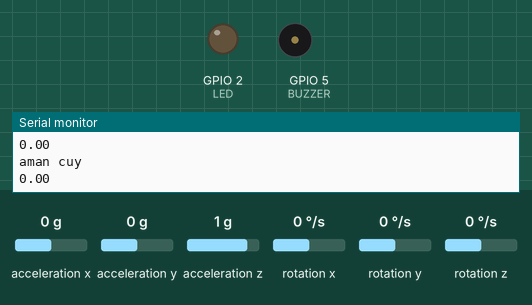
Bench run of a sketch on a simulated ESP32. On the bench: output pins drawn as LEDs (lit = HIGH), buzzer (waves = sounding), the last lines printed to the serial monitor. Inputs (shaded band) come from the test bench; at power-on: acceleration x 0 g, acceleration y 0 g, acceleration z 1 g, rotation x 0 °/s, rotation y 0 °/s, rotation z 0 °/s. WiFi joins after 1.5 s; servers stay silent unless stated; pins used as bus, display or sensor lines are not drawn.

Above: at 6.2 s.
6.3 s: acceleration x set to -0.3 g
At 6.9 s:
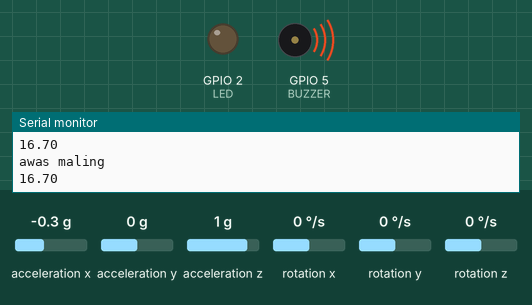
7.9 s: acceleration x set to 0.8 g
At 9.0 s:
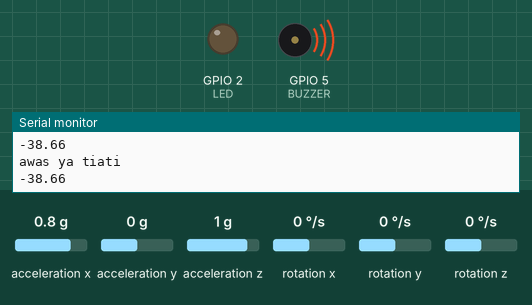
Timing chart, 0 to 10.9 s (numbered marks = the images above; inputs shaded):
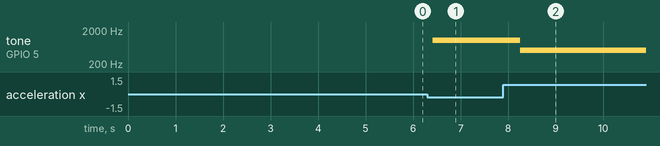

The sketch:

Prank6.ino
```cpp
#include <HTTPClient.h>
#include <WiFi.h>
#include <Wire.h>
#include <MPU6050_tockn.h>
#define BUZZER 5
#define LED 2

int ldrStatus;
MPU6050 mpu6050(Wire);
const int freq = 5000;
const int ledChannel = 0;
const int resolution = 8;

void tone(uint8_t pin, uint32_t frequency, uint32_t duration = 0) {
  ledcSetup(0, frequency, 8);
  ledcAttachPin(pin, 0);
  ledcWriteTone(0, frequency);

  if (duration) {
    delay(duration);
    noTone(pin);
  }
}

void noTone(uint8_t pin) {
  ledcDetachPin(pin);
}

void danger() {
  ledcWrite(ledChannel, 255);
  delay(10);
  ledcWrite(ledChannel, 0);
}

const char ssid[] = "huhuy";            //ganti dengan nama wifi
const char pass[] = "12345678";         //ganti dengan password
const char server[] = "192.168.90.8";  //ganti dengan webserver check di cmd dengan perintah ipconfig pada bagian IPV4
const int port = 80;

WiFiClient wClient;
HTTPClient http;
String url;

bool manualMode = false;
int valueTombol;

void setup() {
  Serial.begin(9600);
  Wire.begin();
  ledcSetup(ledChannel, freq, resolution);
  ledcAttachPin(LED, ledChannel);
  mpu6050.begin();
  mpu6050.calcGyroOffsets(true);
  pinMode(LED, OUTPUT);
  WiFi.begin(ssid, pass);
  while (WiFi.status() != WL_CONNECTED) {
    Serial.print("*");
    delay(1000);
  }
}

void loop() {
  float sumbu_y = mpu6050.getAngleY();
  float sumbu_x = mpu6050.getAccAngleX();

  url = "http://" + String(server) + "/pirdasuas/public/api/save/" + String(sumbu_x) + "/" + String(sumbu_y);
  String uri;

  if (!wClient.connect(server, port)) {
    Serial.print("Menghubungkan ke server ...");
    return;
  }

  mpu6050.update();


  if (mpu6050.getAngleY() > 10) {
    Serial.println("awas maling");
    Serial.println(mpu6050.getAngleY());
    tone(BUZZER, 1000, 50);
    danger();
    uri = url + "/Maling";
    http.begin(wClient, uri);
  }

  else if (mpu6050.getAngleY() < -10) {
    Serial.println("awas ya tiati");
    Serial.println(mpu6050.getAngleY());
    tone(BUZZER, 500, 50);
    danger();
    uri = url + "/Maling";
    http.begin(wClient, uri);
  }

  else if (-9 > mpu6050.getAngleY() < 9 && -9 > mpu6050.getAngleX() < 9) {
    Serial.println("aman cuy");
    Serial.println(mpu6050.getAngleY());
    noTone(BUZZER);
    ledcWrite(ledChannel, 0);
    ledcWrite(ledChannel, 0);
    uri = url + "/Aman";
    http.begin(wClient, uri);
  }

  http.GET();
  http.end();
}
```

Measured:
- the behaviour switches between -0.1 and -0.2 g on acceleration x (found by bisection; images 0 and 1)
- after the input at 6.3 s, tone on GPIO 5 (BUZZER): silent → 1000 Hz after 0.11 s
- after the input at 7.9 s, tone on GPIO 5 (BUZZER): 1000 Hz → 500 Hz after 0.36 s
